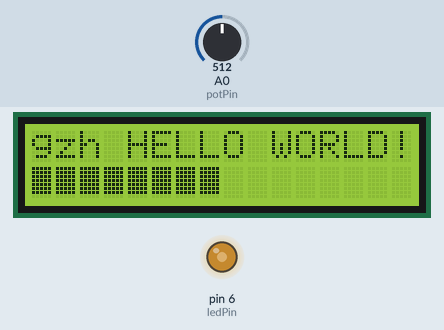
This sketch was run on a simulated Arduino Uno, built with avr-gcc and run on an emulated ATmega328P. Shown: 16×2 character LCD, output pins drawn as LEDs (lit = HIGH). Inputs (shaded band) come from the test bench; at power-on: A0 (potPin) = 512.

Above: at 1.2 s.
1.3 s: A0 (potPin) set to 716
At 2.7 s:
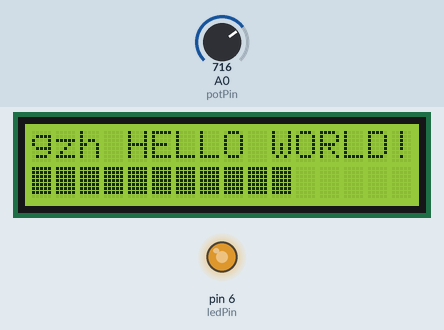
3.0 s: A0 (potPin) set to 900
At 3.5 s:
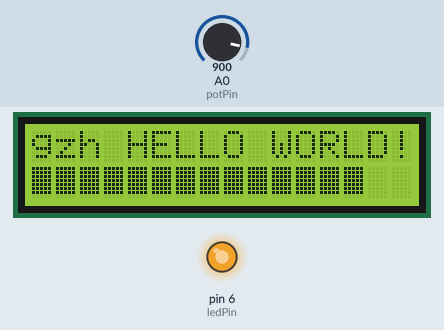
4.6 s: A0 (potPin) set to 122
At 5.1 s:
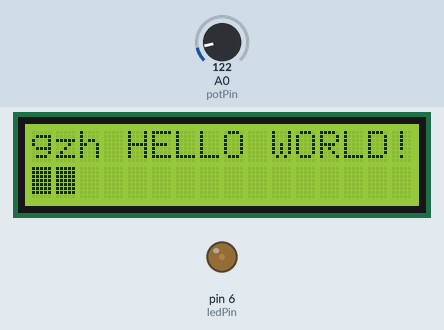
6.1 s: A0 (potPin) set to 0
At 6.6 s:
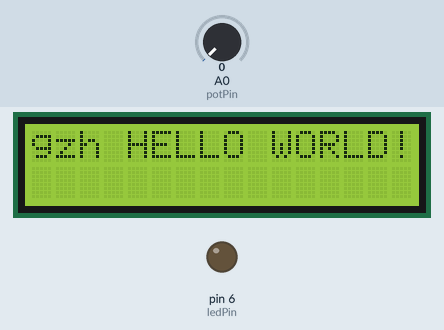
7.6 s: A0 (potPin) set to 306
At 8.1 s:
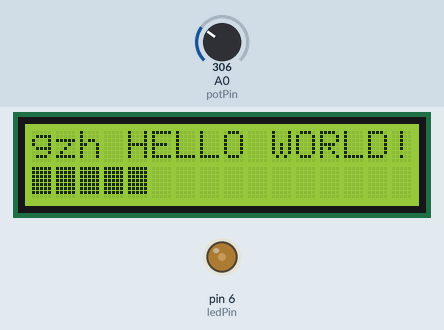
9.1 s: A0 (potPin) set to 1023
At 9.8 s:
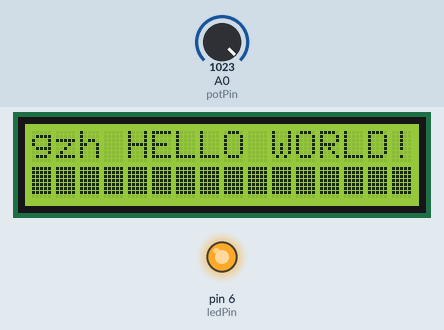
Timing chart, 0 to 11.6 s (numbered marks = the images above; inputs shaded):
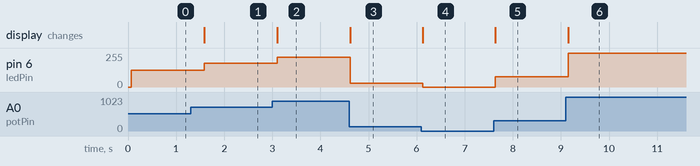

The sketch:

arduinotest3.ino
```cpp
/*
 Created by Rui Santos

 All the resources for this project:
 https://randomnerdtutorials.com/

 Based on some Arduino code examples
*/

// include the library code
#include <LiquidCrystal.h>

// initialize the library with the numbers of the interface pins
LiquidCrystal lcd(12, 11, 5, 4, 3, 2);
int potPin = A0;       // Analog pin 0 for the LED brightness potentiometer
int ledPin = 6;        // LED Digital Pin with PWM
int potValue = 0;      // variable to store the value coming from the potentiometer
int brightness = 0;    // converts the potValue into a brightness
int pBari = 0;         // progress bar
int i = 0;             // foor loop

//progress bar character for brightness
byte pBar[8] = {
  B11111,
  B11111,
  B11111,
  B11111,
  B11111,
  B11111,
  B11111,
};

void setup() {
  // setup our led as an OUTPUT
  pinMode(ledPin, OUTPUT);
  // set up the LCD's number of columns and rows:
  lcd.begin(16, 2);
  // Print a message to the LCD
  lcd.print("gzh HELLO WORLD!");
  //Create the progress bar character
  lcd.createChar(0, pBar);
}

void loop() {
  // clears the LCD screen
  lcd.clear();
  // Print a message to the LCD
  lcd.print("gzh HELLO WORLD!");
  //set the cursor to line number 2
  lcd.setCursor(0,1);
  // read the value from the potentiometer
  potValue = analogRead(potPin);
  // turns the potValue into a brightness for the LED
  brightness=map(potValue, 0, 1024, 0, 255);
  //lights up the LED according to the bightness
  analogWrite(ledPin, brightness);
  // turns the brighness into a percentage for the bar
  pBari=map(brightness, 0, 255, 0, 17);
  //prints the progress bar
  for (i=0; i < pBari; i++)
  {
    lcd.setCursor(i, 1);
    lcd.write(byte(0));
  }
  // delays 750 ms
  delay(750);
}
```

arduinotest2_main.cpp
```cpp
#include <Arduino.h>
// put function declarations here:
int myFunction(int, int);
#define LED1 8
#define LED2 9

void setup() {
  // put your setup code here, to run once:
  Serial.begin(9600);
  pinMode(LED1, OUTPUT);
  pinMode(LED2, OUTPUT);
  digitalWrite(LED1, HIGH);
  digitalWrite(LED2, HIGH);
  delay(1000);
}

void loop() {
  // put your main code here, to run repeatedly:
   if (Serial.available() > 0) {
    String command = Serial.readStringUntil('\n'); // 读取串口发送的字符串
    if (command == "1") {
      digitalWrite(LED1, !digitalRead(LED1));
       delay(1000); // 切换LED1状态
       if (digitalRead(LED1)==HIGH)
       {Serial.println("LED1亮"); }// 发送反馈}
        if(digitalRead(LED1)==LOW)
        {Serial.println("LED1灭"); }
    } else if (command == "2") {
      digitalWrite(LED2, !digitalRead(LED2));
       delay(1000);// 切换LED2状态
      if (digitalRead(LED2)==HIGH)
       {Serial.println("LED2亮"); }// 发送反馈}
        if(digitalRead(LED2)==LOW)
        {Serial.println("LED2灭"); }
    } else if (command >="3"&4&command <"9"){
      Serial.println("没有相应的指令"); // 发送反馈
    }
  }
}
// put function definitions here:
int myFunction(int x, int y) {
  return x + y;
}
```

Measured:
- after the input at 1.3 s, pin 6 (ledPin): 127/255 → 178/255 after 0.28 s; the display: changes after 0.29 s (image 1)
- after the input at 3.0 s, pin 6 (ledPin): 178/255 → 224/255 after 0.10 s; the display: changes after 0.10 s (image 2)
- after the input at 4.6 s, pin 6 (ledPin): 224/255 → 30/255 at once; the display: changes at once (image 3)
- after the input at 6.1 s, pin 6 (ledPin): 30/255 → 0/255 at once; the display: changes at once (image 4)
- after the input at 7.6 s, pin 6 (ledPin): 0/255 → 76/255 at once; the display: changes at once (image 5)
- after the input at 9.1 s, pin 6 (ledPin): 76/255 → 254/255 after 0.05 s; the display: changes after 0.05 s (image 6)
